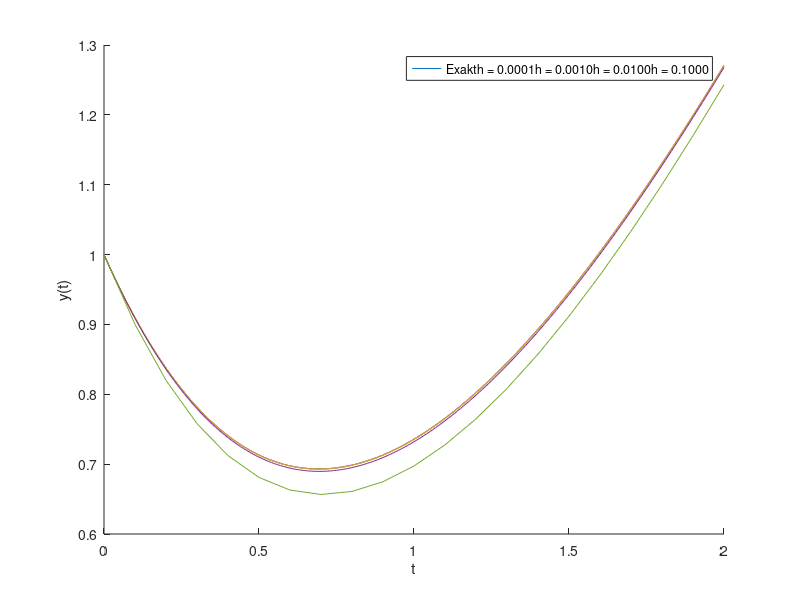
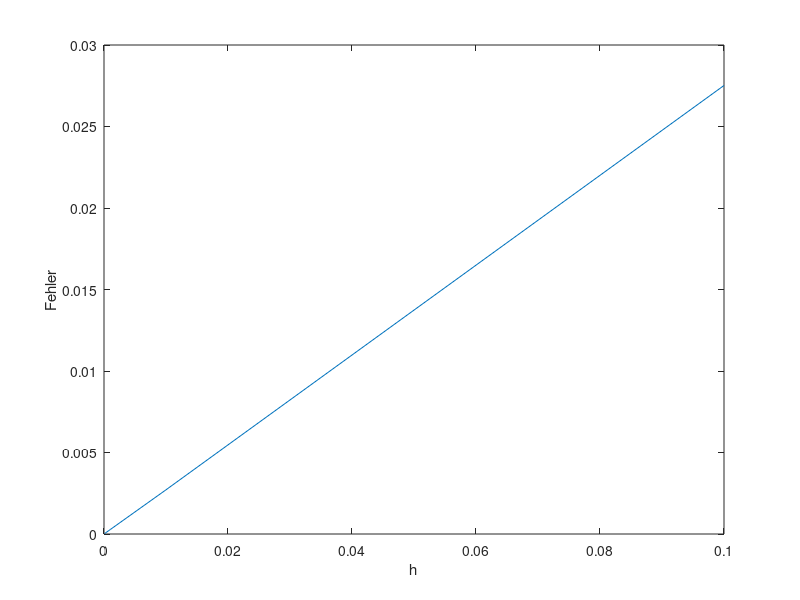

Reproduce these figures in MATLAB, in order.
%A62.m ist deutlich schöner
clear

%-------------------a)--------------------
function out = f(t, y)
    out = t - y;
end

function out = t(a, n, h)
    out = a + n * h;
end

function out = k(h, t, y)
    out = h * f(t, y);
end

function out = y1(y, k)
    out = y + k;
end

function out = y_ex(t)
    out = t - 1 + 2*exp(-t);
end

tN = 2;
t0 = 0;
a = t0;
%a)
h = [0.4, 0.2, 0.1, 0.05];
%b)
h = [0.1, 0.01, 0.001, 0.0001];
y0 = 1;
N_max = (tN - t0) / h(3);
yres = zeros(3,N_max);
yres_ex = zeros(1,N_max);

for i=1:4
    yn = y0;
    N = (tN - t0) / h(i);
    yres(i, 1) = y0;
    yres_ex(1) = y_ex(t0);
    for n=0:N-1
        tn = t(a, n, h(i));
        kn = k(h(i), tn, yn);
        yn1 = y1(yn ,kn);
    
        yn = yn1;
        yres(i, n+2) = yn;
        tn1 = t(a, n+1, h(i));
        yres_ex(n+2) = y_ex(tn1);
    end
end

figure(1)
hold on
plot(t0:h(4):tN, yres_ex)
plot(t0:h(4):tN, yres(4,1:length(t0:h(4):tN)))
plot(t0:h(3):tN, yres(3,1:length(t0:h(3):tN)))
plot(t0:h(2):tN, yres(2,1:length(t0:h(2):tN)))
plot(t0:h(1):tN, yres(1,1:length(t0:h(1):tN)))
legend_entries = ["Exakt", ...
                  sprintf("h = %.4f", h(4)), ...
                  sprintf("h = %.4f", h(3)), ...
                  sprintf("h = %.4f", h(2)), ...
                  sprintf("h = %.4f", h(1))];
legend(legend_entries)
xlabel("t")
ylabel("y(t)")
hold off

%-------------------b)--------------------
for i=1:4
    delta(i) = abs(yres(i,length(t0:h(i):tN)) - yres_ex(length(yres_ex)));
end
figure(2)
plot(h, delta)
xlabel("h")
ylabel("Fehler")